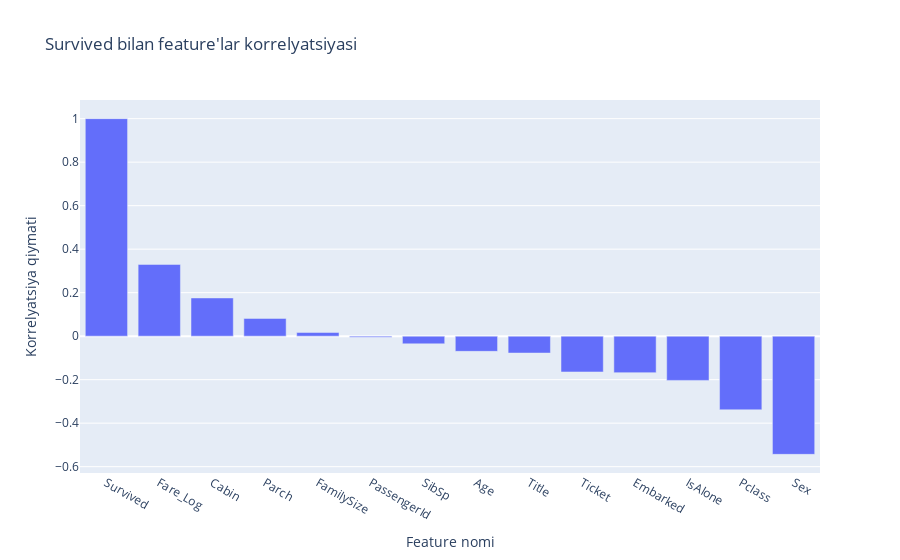

Notebook source saved alongside this figure:
### Code cell
import pandas as pd 
import plotly.express as px 

numeric_cols = df.select_dtypes(
    include=["float64", "int64", "int16", "int8"]
).columns

corr_matrix = df[numeric_cols].corr()

survived_corr = (
    corr_matrix[["Survived"]]
    .sort_values(by="Survived", ascending=False)
)

heatmap_data = survived_corr.reset_index()
heatmap_data.columns = ["Feature", "Correlation"]

fig = px.bar(
    heatmap_data,
    x="Feature",
    y="Correlation",
    title="Survived bilan feature'lar korrelyatsiyasi",
    labels={
        "Correlation": "Korrelyatsiya qiymati",
        "Feature": "Feature nomi"
    }
)

fig.show()

### Figure 1 — Plotly figure (JSON) as saved in the notebook; plotly's stock layout.template omitted (floating-point values rounded to 4 significant figures)
{"data": [{"hovertemplate": "Feature nomi=%{x}<br>Korrelyatsiya qiymati=%{y}<extra></extra>", "legendgroup": "", "marker": {"color": "#636efa", "pattern": {"shape": ""}}, "name": "", "orientation": "v", "showlegend": false, "textposition": "auto", "type": "bar", "x": ["Survived", "Fare_Log", "Cabin", "Parch", "FamilySize", "PassengerId", "SibSp", "Age", "Title", "Ticket", "Embarked", "IsAlone", "Pclass", "Sex"], "xaxis": "x", "y": [1.0, 0.3299, 0.1757, 0.08163, 0.01664, -0.005007, -0.03532, -0.06981, -0.07764, -0.1645, -0.1677, -0.2034, -0.3385, -0.5434], "yaxis": "y"}], "layout": {"barmode": "relative", "legend": {"tracegroupgap": 0}, "title": {"text": "Survived bilan feature'lar korrelyatsiyasi"}, "xaxis": {"anchor": "y", "domain": [0, 1], "title": {"text": "Feature nomi"}}, "yaxis": {"anchor": "x", "domain": [0, 1], "title": {"text": "Korrelyatsiya qiymati"}}}}
